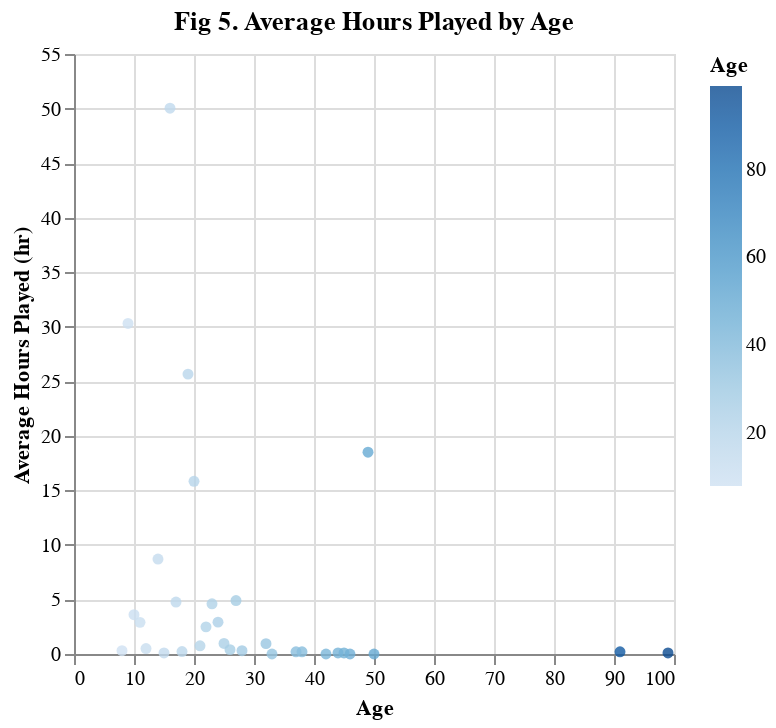

Notebook cell for this chart:
### Code cell
# Age comapred with average hours played 
plot5 = alt.Chart(players, title="Fig 5. Average Hours Played by Age").mark_circle(opacity=0.8).encode(
    x=alt.X("age:Q").title("Age"),
    y=alt.Y("mean(played_hours):Q").title("Average Hours Played (hr)"),
    color=alt.Color("age:Q").title("Age")
)
plot5

### Figure 1 — Vega-Lite specification as saved in the notebook (floating-point values rounded to 4 significant figures; data arrays with more than 128 entries replaced by an {"elided": "..."} marker saying what was removed)
{"config": {"view": {"continuousWidth": 300, "continuousHeight": 300}}, "data": {"name": "data-ce4363b1cc149d2771de4f7f6f9a7330"}, "mark": {"type": "circle", "opacity": 0.8}, "encoding": {"color": {"field": "age", "title": "Age", "type": "quantitative"}, "x": {"field": "age", "title": "Age", "type": "quantitative"}, "y": {"aggregate": "mean", "field": "played_hours", "title": "Average Hours Played (hr)", "type": "quantitative"}}, "title": "Fig 5. Average Hours Played by Age", "$schema": "https://vega.github.io/schema/vega-lite/v5.20.1.json", "datasets": {"data-ce4363b1cc149d2771de4f7f6f9a7330": {"elided": "196 records"}}}
